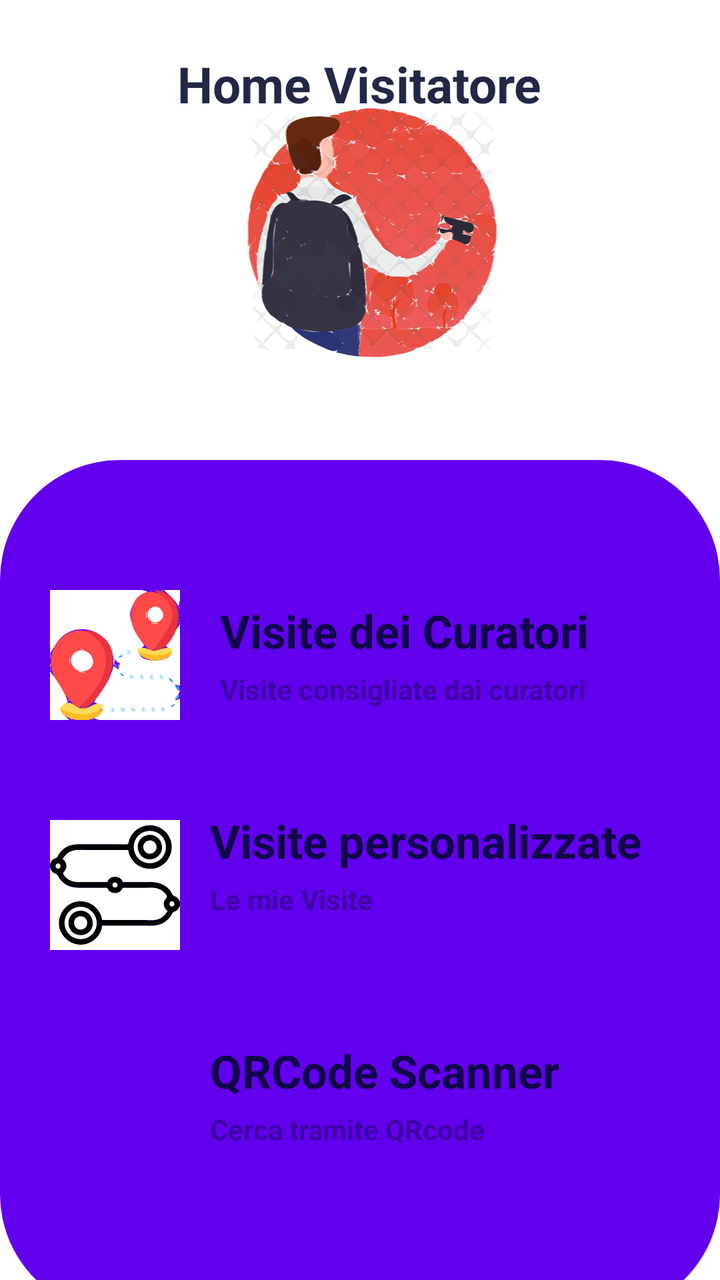
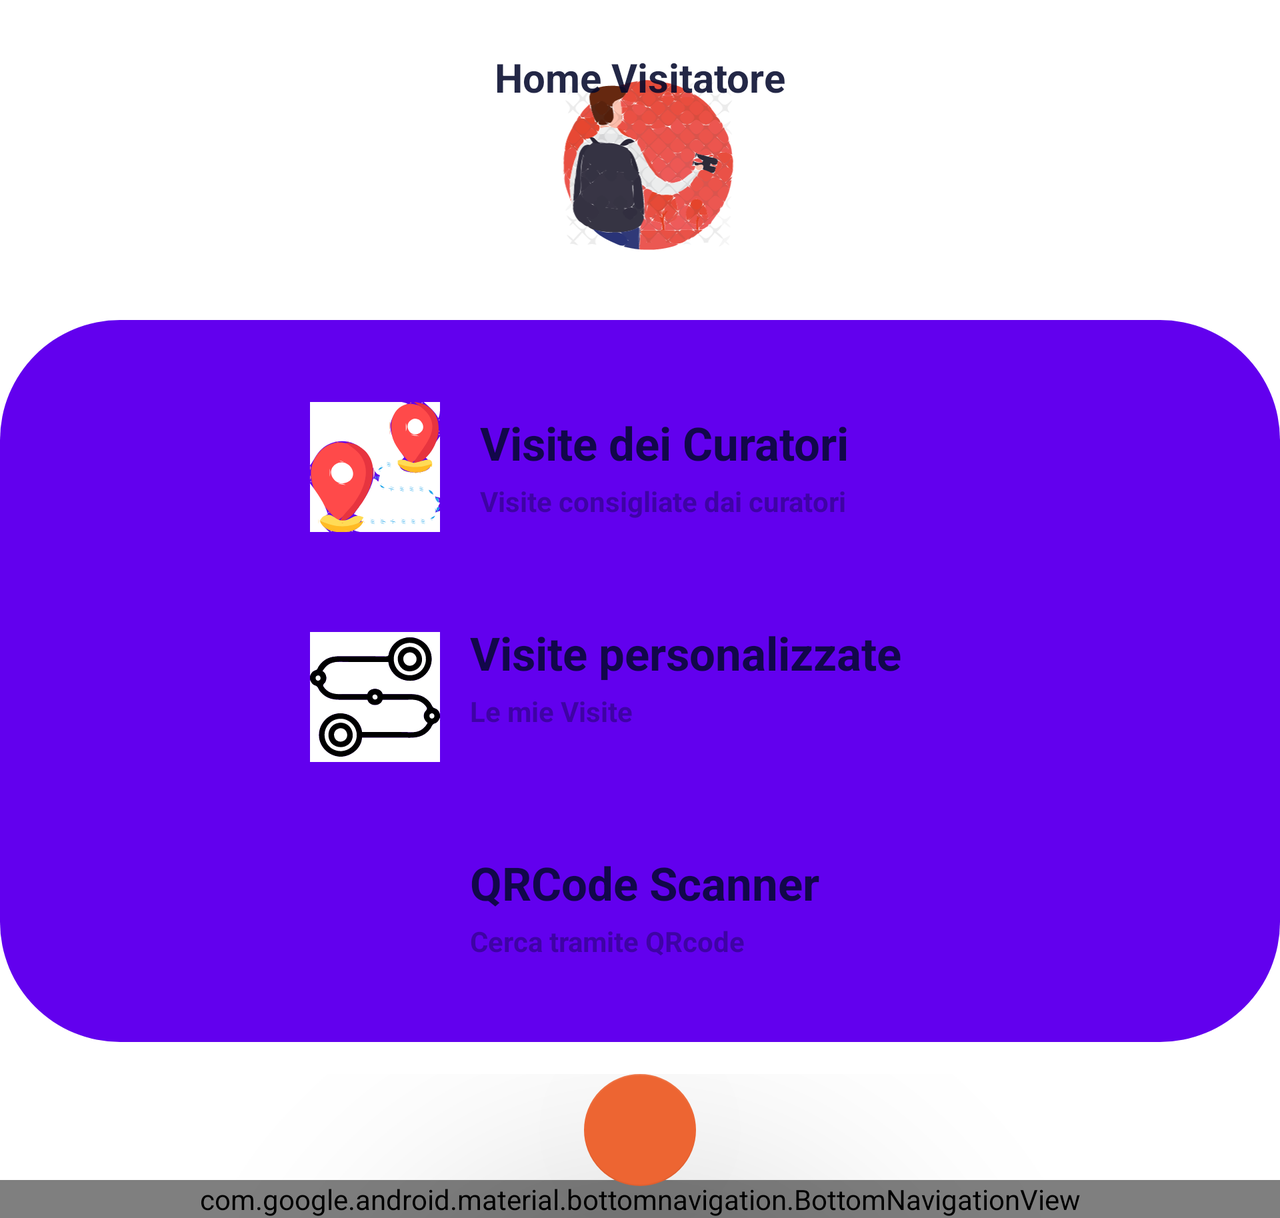

Compare how this app lays out the same screen by default and in its alternative resource folder. The renders come first, then the two layout files and the values they reference.
<!-- AndroidManifest.xml: application theme Theme.ECulture_Tool_A -->
<!-- res/layout/activity_home_visitatore.xml -->
<?xml version="1.0" encoding="utf-8"?>
<LinearLayout
    xmlns:android="http://schemas.android.com/apk/res/android" android:layout_width="match_parent"
    xmlns:app="http://schemas.android.com/apk/res-auto"
    android:layout_height="match_parent"
    android:background="@color/white"
    android:orientation="vertical">

    <RelativeLayout
        android:layout_width="wrap_content"
        android:layout_height="wrap_content"
        android:layout_marginTop="10dp">


        <ImageView
            android:layout_width="match_parent"
            android:layout_height="220dp"
            android:src="@drawable/ic_immagine_2022_08_02_163109660" />

        <TextView
            android:layout_width="wrap_content"
            android:layout_height="wrap_content"
            android:text="@string/home_visitatore"
            android:textStyle="bold"
            android:textSize="25dp"
            android:textColor="#df03082b"
            android:layout_centerHorizontal="true"
            android:layout_marginTop="15dp"/>

    </RelativeLayout>


    <LinearLayout
        android:layout_width="match_parent"
        android:layout_height="427dp"
        android:layout_gravity="center_horizontal"
        android:background="@drawable/curvedbg"
        android:orientation="vertical">

        <RelativeLayout
            android:layout_width="match_parent"
            android:layout_height="wrap_content"
            android:layout_marginTop="40dp"
            android:gravity="center_horizontal">

            <ImageView
                android:id="@+id/Visiteimg"
                android:layout_width="380dp"
                android:layout_height="100dp"
                android:layout_marginTop="15dp"
                android:background="@drawable/curvebuttonbg" />

            <ImageButton
                android:id="@+id/VisiteCuratori"
                android:layout_width="65dp"
                android:layout_height="65dp"
                android:layout_centerVertical="true"
                android:layout_marginLeft="25dp"
                android:background="@drawable/ic_bottonevisite"
                android:contentDescription="@string/visitecuratore" />

            <TextView
                android:layout_width="wrap_content"
                android:layout_height="wrap_content"
                android:layout_marginLeft="110dp"
                android:layout_marginTop="30dp"
                android:text="@string/visite_dei_curatori"
                android:textColor="#d703082b"
                android:textSize="23dp"
                android:textStyle="bold" />

            <TextView
                android:layout_width="wrap_content"
                android:layout_height="wrap_content"
                android:layout_marginLeft="110dp"
                android:layout_marginTop="65dp"
                android:text="@string/visite_consigliate_dai_curatori"
                android:textColor="#6003082b"
                android:textSize="14dp"
                android:textStyle="bold" />

        </RelativeLayout>

        <RelativeLayout
            android:layout_width="match_parent"
            android:layout_height="wrap_content"
            android:gravity="center_horizontal">


            <ImageButton
                android:id="@+id/VisiteVisitatori"
                android:layout_width="380dp"
                android:layout_height="100dp"
                android:layout_marginTop="15dp"
                android:background="@drawable/curvebuttonbg"
                android:contentDescription="@string/visitevisitatore" />
            <ImageView
                android:id="@+id/MyVisiteimg"
                android:layout_width="65dp"
                android:layout_height="65dp"
                android:layout_centerVertical="true"
                android:layout_marginStart="25dp"
                android:background="@drawable/ic_visualizza" />


            <TextView
                android:layout_width="wrap_content"
                android:layout_height="wrap_content"
                android:layout_marginStart="105dp"
                android:layout_marginTop="20dp"
                android:text="@string/visite_personalizzate"
                android:textColor="#d703082b"
                android:textSize="23dp"
                android:textStyle="bold" />

            <TextView
                android:layout_width="wrap_content"
                android:layout_height="wrap_content"
                android:layout_marginStart="105dp"
                android:layout_marginTop="55dp"
                android:text="@string/le_mie_visite"
                android:textColor="#6003082b"
                android:textSize="14sp"
                android:textStyle="bold" />
        </RelativeLayout>

        <RelativeLayout
            android:layout_width="match_parent"
            android:layout_height="wrap_content"
            android:gravity="center_horizontal">

            <ImageView
                android:id="@+id/QrImg"
                android:layout_width="380dp"
                android:layout_height="100dp"
                android:layout_marginTop="15dp"
                android:background="@drawable/curvebuttonbg"
                android:contentDescription="@string/todo" />

            <ImageButton
                android:id="@+id/Qrcode"
                android:layout_width="65dp"
                android:layout_height="65dp"
                android:layout_centerVertical="true"
                android:layout_marginStart="25dp"
                android:background="@drawable/ic_baseline_qr_code_scanner_24"
                android:contentDescription="@string/qrcode" />

            <TextView
                android:layout_width="wrap_content"
                android:layout_height="wrap_content"
                android:layout_marginStart="105dp"
                android:layout_marginTop="20dp"
                android:text="@string/qrcode_scanner"
                android:textColor="#d703082b"
                android:textSize="23sp"
                android:textStyle="bold" />

            <TextView
                android:layout_width="wrap_content"
                android:layout_height="wrap_content"
                android:layout_marginStart="105dp"
                android:layout_marginTop="55dp"
                android:text="@string/cerca_tramite_qrcode"
                android:textColor="#6003082b"
                android:textSize="14sp"
                android:textStyle="bold" />
        </RelativeLayout>


    </LinearLayout>
    <androidx.constraintlayout.widget.ConstraintLayout
        android:layout_width="match_parent"
        android:layout_height="match_parent">

        <com.google.android.material.bottomnavigation.BottomNavigationView
            android:id="@+id/bottom_nav"
            android:layout_width="match_parent"
            android:layout_height="wrap_content"
            android:background="@color/design_default_color_primary"
            app:itemIconTint="@color/white"
            app:itemTextColor="@color/white"
            app:layout_constraintBottom_toBottomOf="parent"
            app:menu="@menu/bottombar" />

        <com.google.android.material.floatingactionbutton.FloatingActionButton
            android:id="@+id/floatingActionButton"
            android:layout_width="wrap_content"
            android:layout_height="wrap_content"
            android:layout_marginBottom="16dp"
            android:contentDescription="home"
            android:src="@drawable/ic_home_24"
            app:backgroundTint="#ED6532"
            app:elevation="100dp"
            app:layout_constraintBottom_toBottomOf="parent"
            app:layout_constraintEnd_toEndOf="parent"
            app:layout_constraintStart_toStartOf="parent" />

    </androidx.constraintlayout.widget.ConstraintLayout>

</LinearLayout>
<!-- resources referenced by this layout -->
<resources>
  <color name="white">#FFFFFFFF</color>
  <!-- drawable curvedbg (drawable-v24) -->
  <?xml version="1.0" encoding="utf-8"?>
  <shape xmlns:android="http://schemas.android.com/apk/res/android">
      <solid android:color="@color/design_default_color_primary"/>
      <corners android:radius="60dp"/>
  </shape>
  <!-- drawable ic_bottonevisite: vector/xml drawable (drawable-v24, 29008 chars, omitted) -->
  <!-- drawable ic_immagine_2022_08_02_163109660: vector/xml drawable (drawable-v24, 155488 chars, omitted) -->
  <!-- drawable ic_visualizza: vector/xml drawable (drawable-v24, 6196 chars, omitted) -->
  <string name="cerca_tramite_qrcode">Cerca tramite QRcode</string>
  <string name="home_visitatore">Home Visitatore</string>
  <string name="le_mie_visite">Le mie Visite</string>
  <string name="qrcode">Qrcode</string>
  <string name="qrcode_scanner">QRCode Scanner</string>
  <string name="todo">TODO</string>
  <string name="visite_consigliate_dai_curatori">Visite consigliate dai curatori</string>
  <string name="visite_dei_curatori">Visite dei Curatori</string>
  <string name="visite_personalizzate">Visite personalizzate</string>
  <string name="visitecuratore">VisiteCuratore</string>
  <string name="visitevisitatore">VisiteVisitatore</string>
  <style name="Theme.ECulture_Tool_A" parent="Theme.MaterialComponents.DayNight.DarkActionBar">
          
          <item name="colorPrimary">@color/purple_500</item>
          <item name="colorPrimaryVariant">@color/purple_700</item>
          <item name="colorOnPrimary">@color/white</item>
          
          <item name="colorSecondary">@color/teal_200</item>
          <item name="colorSecondaryVariant">@color/teal_700</item>
          <item name="colorOnSecondary">@color/black</item>
          
          <item name="android:statusBarColor" tools:targetApi="l">?attr/colorPrimaryVariant</item>
          
      </style>
  <color name="purple_500">#FF6200EE</color>
  <color name="purple_700">#FF3700B3</color>
  <color name="teal_200">#FF03DAC5</color>
  <color name="teal_700">#FF018786</color>
  <color name="black">#FF000000</color>
</resources>
<!-- res/layout-land/activity_home_visitatore.xml (the repository's variant of the layout above) -->
<!-- drawn on the phone turned sideways -->
<?xml version="1.0" encoding="utf-8"?>
<ScrollView
    xmlns:android="http://schemas.android.com/apk/res/android"
    xmlns:app="http://schemas.android.com/apk/res-auto"
    xmlns:tools="http://schemas.android.com/tools"
    android:layout_width="match_parent"
    android:layout_height="match_parent">

    <RelativeLayout
        android:layout_width="match_parent"
        android:layout_height="match_parent"
        android:background="@color/white"
        android:orientation="vertical">

        <LinearLayout
            android:layout_width="match_parent"
            android:layout_height="match_parent"
            android:layout_marginBottom="72dp"
            android:orientation="vertical">

            <RelativeLayout
                android:layout_width="wrap_content"
                android:layout_height="wrap_content"
                android:layout_marginTop="10dp">


                <ImageView
                    android:layout_width="match_parent"
                    android:layout_height="150dp"
                    android:src="@drawable/ic_immagine_2022_08_02_163109660" />

                <TextView
                    android:id="@+id/nomeProfilo"
                    android:layout_width="wrap_content"
                    android:layout_height="wrap_content"
                    android:layout_centerHorizontal="true"
                    android:layout_marginTop="15dp"
                    android:text="@string/home_visitatore"
                    android:textColor="#df03082b"
                    android:textSize="20dp"
                    android:textStyle="bold" />

            </RelativeLayout>

            <LinearLayout
                android:layout_width="match_parent"
                android:layout_height="wrap_content"
                android:layout_gravity="center_horizontal"
                android:layout_marginBottom="16dp"
                android:layout_weight="1"
                android:background="@drawable/curvedbg"
                android:orientation="vertical">

                <RelativeLayout
                    android:layout_width="match_parent"
                    android:layout_height="wrap_content"
                    android:layout_marginTop="16dp"
                    android:gravity="center_horizontal">

                    <ImageView
                        android:id="@+id/Visiteimg"
                        android:layout_width="380dp"
                        android:layout_height="100dp"
                        android:layout_marginTop="15dp"
                        android:background="@drawable/curvebuttonbg" />

                    <ImageButton
                        android:id="@+id/VisiteCuratori"
                        android:layout_width="65dp"
                        android:layout_height="65dp"
                        android:layout_centerVertical="true"
                        android:layout_marginLeft="25dp"
                        android:background="@drawable/ic_bottonevisite"
                        android:contentDescription="@string/visitecuratore" />

                    <TextView
                        android:layout_width="wrap_content"
                        android:layout_height="wrap_content"
                        android:layout_marginLeft="110dp"
                        android:layout_marginTop="30dp"
                        android:text="@string/visite_dei_curatori"
                        android:textColor="#d703082b"
                        android:textSize="23dp"
                        android:textStyle="bold" />

                    <TextView
                        android:layout_width="wrap_content"
                        android:layout_height="wrap_content"
                        android:layout_marginLeft="110dp"
                        android:layout_marginTop="65dp"
                        android:text="@string/visite_consigliate_dai_curatori"
                        android:textColor="#6003082b"
                        android:textSize="14dp"
                        android:textStyle="bold" />

                </RelativeLayout>

                <RelativeLayout
                    android:layout_width="match_parent"
                    android:layout_height="wrap_content"
                    android:gravity="center_horizontal">


                    <ImageButton
                        android:id="@+id/VisiteVisitatori"
                        android:layout_width="380dp"
                        android:layout_height="100dp"
                        android:layout_marginTop="15dp"
                        android:background="@drawable/curvebuttonbg"
                        android:contentDescription="@string/visitevisitatore" />

                    <ImageView
                        android:id="@+id/MyVisiteimg"
                        android:layout_width="65dp"
                        android:layout_height="65dp"
                        android:layout_centerVertical="true"
                        android:layout_marginStart="25dp"
                        android:background="@drawable/ic_visualizza" />


                    <TextView
                        android:id="@+id/visitep"
                        android:layout_width="wrap_content"
                        android:layout_height="wrap_content"
                        android:layout_marginStart="105dp"
                        android:layout_marginTop="20dp"
                        android:text="@string/visite_personalizzate"
                        android:textColor="#d703082b"
                        android:textSize="23dp"
                        android:textStyle="bold" />

                    <TextView
                        android:id="@+id/miev"
                        android:layout_width="wrap_content"
                        android:layout_height="wrap_content"
                        android:layout_marginStart="105dp"
                        android:layout_marginTop="55dp"
                        android:text="@string/le_mie_visite"
                        android:textColor="#6003082b"
                        android:textSize="14sp"
                        android:textStyle="bold" />
                </RelativeLayout>

                <RelativeLayout
                    android:layout_width="match_parent"
                    android:layout_height="wrap_content"
                    android:gravity="center_horizontal">

                    <ImageView
                        android:id="@+id/QrImg"
                        android:layout_width="380dp"
                        android:layout_height="100dp"
                        android:layout_marginTop="15dp"
                        android:background="@drawable/curvebuttonbg"
                        android:contentDescription="@string/todo" />

                    <ImageButton
                        android:id="@+id/Qrcode"
                        android:layout_width="65dp"
                        android:layout_height="65dp"
                        android:layout_centerVertical="true"
                        android:layout_marginStart="25dp"
                        android:background="@drawable/ic_baseline_qr_code_scanner_24"
                        android:contentDescription="@string/qrcode" />

                    <TextView
                        android:layout_width="wrap_content"
                        android:layout_height="wrap_content"
                        android:layout_marginStart="105dp"
                        android:layout_marginTop="20dp"
                        android:text="@string/qrcode_scanner"
                        android:textColor="#d703082b"
                        android:textSize="23sp"
                        android:textStyle="bold" />

                    <TextView
                        android:layout_width="wrap_content"
                        android:layout_height="wrap_content"
                        android:layout_marginStart="105dp"
                        android:layout_marginTop="55dp"
                        android:text="@string/cerca_tramite_qrcode"
                        android:textColor="#6003082b"
                        android:textSize="14sp"
                        android:textStyle="bold" />
                </RelativeLayout>


            </LinearLayout>

        </LinearLayout>


        <androidx.constraintlayout.widget.ConstraintLayout
            android:layout_width="match_parent"
            android:layout_height="wrap_content"
            android:layout_alignParentBottom="true">

            <com.google.android.material.bottomnavigation.BottomNavigationView
                android:id="@+id/bottom_nav"
                android:layout_width="match_parent"
                android:layout_height="wrap_content"
                app:layout_constraintBottom_toBottomOf="parent"
                android:background="@color/design_default_color_primary"
                app:itemIconTint="@color/white"
                app:itemTextColor="@color/white"
                app:menu="@menu/bottombar" />

            <com.google.android.material.floatingactionbutton.FloatingActionButton
                android:id="@+id/floatingActionButton"
                android:layout_width="wrap_content"
                android:layout_height="wrap_content"
                android:layout_marginBottom="16dp"
                android:contentDescription="home"
                android:src="@drawable/ic_home_24"
                android:onClick="goHome"
                app:backgroundTint="#ED6532"
                app:elevation="100dp"
                app:layout_constraintBottom_toBottomOf="parent"
                app:layout_constraintEnd_toEndOf="parent"
                app:layout_constraintStart_toStartOf="parent" />

        </androidx.constraintlayout.widget.ConstraintLayout>

    </RelativeLayout>
</ScrollView>
